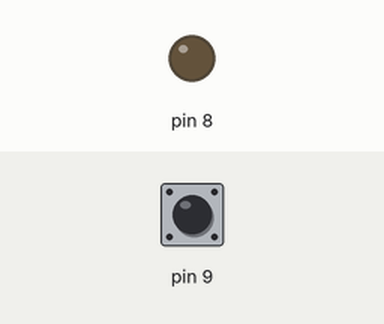
A sketch run on a simulated Arduino Uno, built with avr-gcc and run on an emulated ATmega328P. Parts: output pins drawn as LEDs (lit = HIGH). The inputs (shaded band) are chosen by the test bench; at power-on: pin 9 HIGH.

Above: at 1.2 s.
1.3 s: pin 9 pulled LOW for 0.15 s
At 1.37 s:
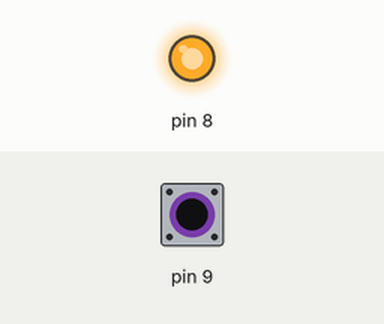
2.9 s: pin 9 pulled LOW for 3.2 s
At 6.4 s:
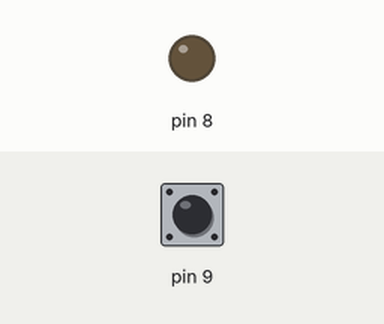
Timing chart, 0 to 7.9 s (numbered marks = the images above; inputs shaded):
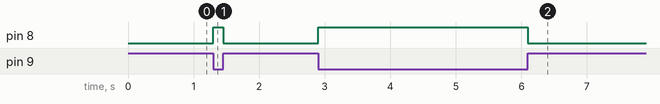

The sketch:

switching_interface.ino
```cpp
void setup() {
  //pinMode(10,INPUT_PULLUP);
  pinMode(9,INPUT_PULLUP);
  pinMode(8,OUTPUT);

}

void loop() {
  // put your main code here, to run repeatedly:
  int a = digitalRead(9);
  if(a==0){
    digitalWrite(8,HIGH);
  }
  if(a==1){
    digitalWrite(8,LOW);
  }
}
```

Measured:
- after the input at 1.3 s, pin 8: LOW → HIGH at once, → LOW 0.15 s later
- after the input at 2.9 s, pin 8: LOW → HIGH at once, → LOW 3.2 s later
